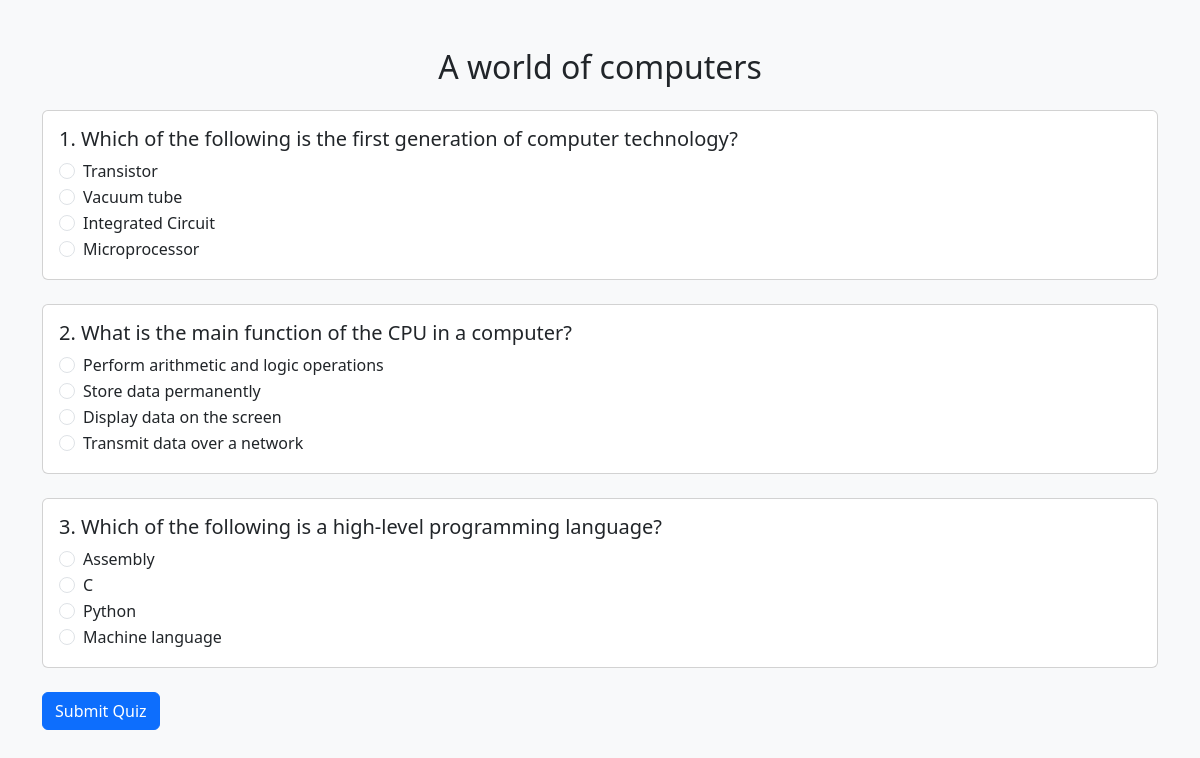
/1/, run on the app's committed database.
### quiz/models.py (models this page shows, shortened)
class Quiz(models.Model):
    title = models.CharField(max_length=100)

class Question(models.Model):
    quiz = models.ForeignKey(Quiz, on_delete=models.CASCADE)
    question_text = models.TextField()

class Choice(models.Model):
    question = models.ForeignKey(Question, on_delete=models.CASCADE)
    choice_text = models.CharField(max_length=200)
    is_correct = models.BooleanField(default=False)

### quiz/views.py (the view, shortened to what this page needs)
# urls.py: path('<int:quiz_id>/', views.take_quiz, name='take_quiz'),
def take_quiz(request, quiz_id):
    quiz = get_object_or_404(Quiz, pk=quiz_id)
    questions = quiz.question_set.all()
    return render(request, 'quiz/take_quiz.html', {'quiz': quiz, 'questions': questions})

### quiz/templates/quiz/take_quiz.html (shortened to what this page needs)
{% extends 'quiz/base.html' %}
{% block content %}
<h2 class="mb-4 text-center">{{ quiz.title }}</h2>
<form method="post">
  {% for question in questions %}
    <div class="card mb-4 question-card" data-question="{{ forloop.counter }}">
      <div class="card-body">
        <h5 class="card-title">{{ forloop.counter }}. {{ question.question_text }}</h5>
        {% for choice in question.choice_set.all %}
          <div class="form-check">
            <input class="form-check-input" type="radio" name="{{ question.id }}" id="choice{{ choice.id }}" value="{{ choice.id }}">
            <label class="form-check-label" for="choice{{ choice.id }}">
              {{ choice.choice_text }}
            </label>
          </div>
        {% endfor %}
      </div>
    </div>
  {% endfor %}
  <button type="submit" class="btn btn-primary">Submit Quiz</button>
</form>
{% endblock %}

### data on the page
Quiz: title "A world of computers"
Question: question_text "Which of the following is the first generation of computer technology?"
Choice: choice_text "Transistor"
Choice: choice_text "Vacuum tube"
Choice: choice_text "Integrated Circuit"
Choice: choice_text "Microprocessor"
Question: question_text "What is the main function of the CPU in a computer?"
Choice: choice_text "Perform arithmetic and logic operations"
Choice: choice_text "Store data permanently"
Choice: choice_text "Display data on the screen"
Choice: choice_text "Transmit data over a network"
Question: question_text "Which of the following is a high-level programming language?"
Choice: choice_text "Assembly"
Choice: choice_text "C"
Choice: choice_text "Python"
Choice: choice_text "Machine language"
